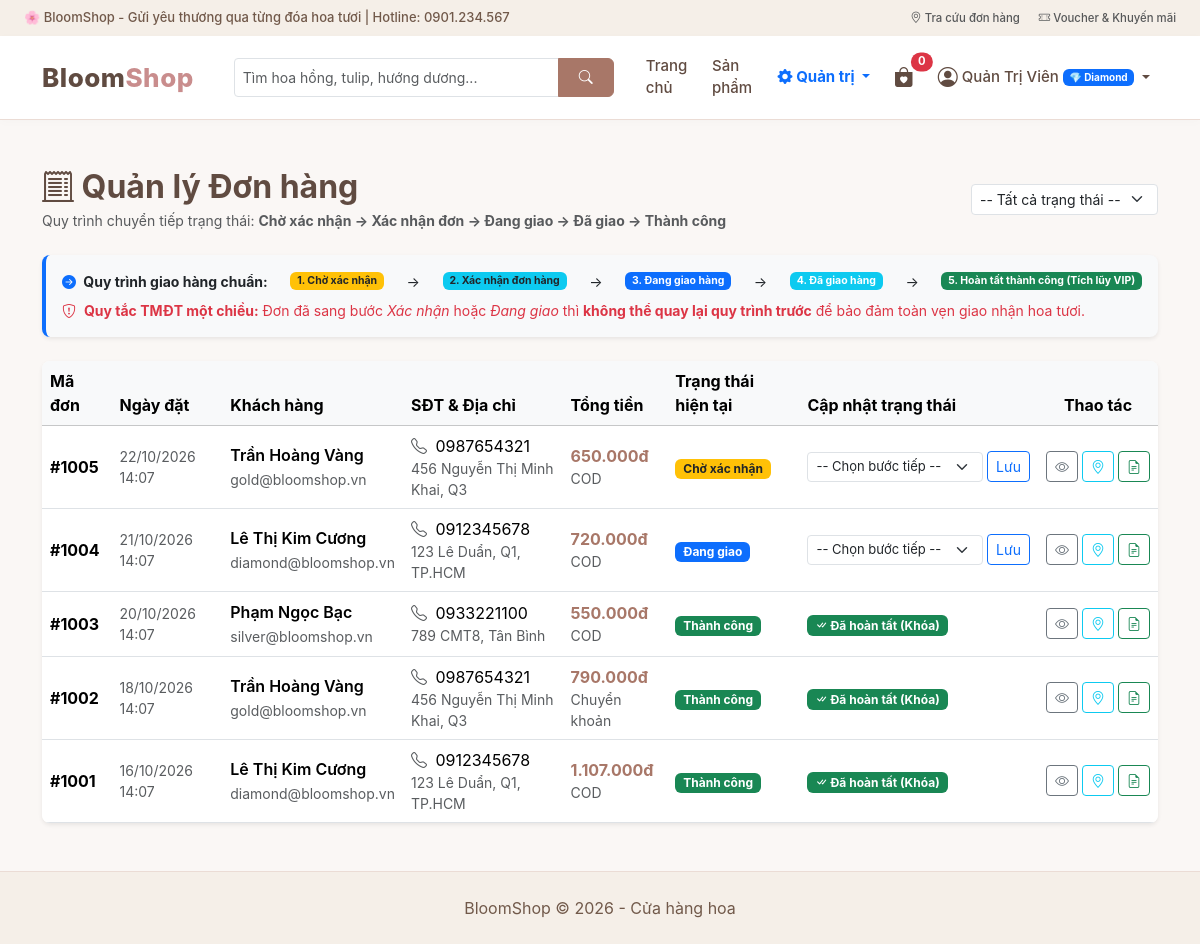
Screenshot of /controller/index.php?act=quanlydonhang (signed in) with the database file from the repository.
### tables this page shows
CREATE TABLE IF NOT EXISTS `donhang` (
  `id` INT AUTO_INCREMENT PRIMARY KEY,
  `user_id` INT DEFAULT NULL,
  `customer_name` VARCHAR(100) NOT NULL,
  `customer_email` VARCHAR(100) NOT NULL,
  `customer_phone` VARCHAR(20) NOT NULL,
  `customer_address` VARCHAR(255) NOT NULL,
  `note` TEXT DEFAULT NULL,
  `subtotal` DECIMAL(12,2) NOT NULL DEFAULT 0,
  `voucher_code` VARCHAR(50) DEFAULT NULL,
  `discount_amount` DECIMAL(12,2) DEFAULT 0,
  `total_price` DECIMAL(12,2) NOT NULL,
  `payment_method` VARCHAR(50) DEFAULT 'COD',
  `status` ENUM('cho_xac_nhan', 'xac_nhan', 'dang_giao', 'da_giao', 'thanh_cong', 'da_huy') DEFAULT 'cho_xac_nhan',
  `created_at` DATETIME DEFAULT CURRENT_TIMESTAMP,
  `updated_at` DATETIME DEFAULT CURRENT_TIMESTAMP ON UPDATE CURRENT_TIMESTAMP,
  FOREIGN KEY (`user_id`) REFERENCES `users`(`id`) ON DELETE SET NULL
);

### model/xl_database.php (called while the page is built, shortened)
<?php
class xl_data extends database
{
    public function readitem($sql, $params = [])
    {
        $conn = $this->connection_database();
        $stmt = $conn->prepare($sql);
        $stmt->execute($params);
        return $stmt->fetchAll(PDO::FETCH_ASSOC);
    }
}

### view/admin_donhang.php (the view, shortened to what this page needs)
<div class="container my-5">
    <div class="d-flex justify-content-between align-items-center mb-4 flex-wrap gap-2">
        <div>
            <h2 class="fw-bold mb-1" style="color: #604b41;">
                <i class="bi bi-receipt-cutoff"></i> Quản lý Đơn hàng
            </h2>
            <p class="text-muted small mb-0">
                Quy trình chuyển tiếp trạng thái:
                <strong>Chờ xác nhận &rarr; Xác nhận đơn &rarr; Đang giao &rarr; Đã giao &rarr; Thành công</strong>
            </p>
        </div>
        <form method="GET" action="index.php" class="d-flex gap-2 align-items-center">
            <select name="status" class="form-select form-select-sm" onchange="this.form.submit()">
                <option value="">-- Tất cả trạng thái --</option>
            </select>
        </form>
    </div>
    <div class="card border-0 shadow-sm p-3 mb-4 bg-light rounded-3 border-start border-4 border-primary">
        <div class="d-flex align-items-center justify-content-between flex-wrap gap-2 small mb-2">
            <span class="fw-bold text-dark"><i class="bi bi-arrow-right-circle-fill text-primary me-1"></i> Quy trình giao hàng chuẩn:</span>
            <span class="badge bg-warning text-dark">1. Chờ xác nhận</span> &rarr;
            <span class="badge bg-info text-dark">2. Xác nhận đơn hàng</span> &rarr;
            <span class="badge bg-primary">3. Đang giao hàng</span> &rarr;
            <span class="badge bg-info text-white">4. Đã giao hàng</span> &rarr;
            <span class="badge bg-success">5. Hoàn tất thành công (Tích lũy VIP)</span>
        </div>
        <div class="small text-danger">
            <i class="bi bi-shield-exclamation me-1"></i> <strong>Quy tắc TMĐT một chiều:</strong> Đơn đã sang bước <em>Xác nhận</em> hoặc <em>Đang giao</em> thì <strong>không thể quay lại quy trình trước</strong> để bảo đảm toàn vẹn giao nhận hoa tươi.
        </div>
    </div>
    <div class="card border-0 shadow-sm rounded-3 overflow-hidden bg-white">
        <div class="table-responsive">
            <table class="table table-hover align-middle mb-0">
                <thead class="table-light">
                    <tr>
                        <th>Mã đơn</th>
                        <th>Ngày đặt</th>
                        <th>Khách hàng</th>
                        <th>SĐT & Địa chỉ</th>
                        <th>Tổng tiền</th>
                        <th>Trạng thái hiện tại</th>
                        <th style="min-width: 200px;">Cập nhật trạng thái</th>
                        <th class="text-center">Thao tác</th>
                    </tr>
                </thead>
                <tbody>
                    <?php if (!empty($danhsach_dh)) { foreach ($danhsach_dh as $dh) {
                        $st = $dh['status'];
                    ?>
                        <tr>
                            <td class="fw-bold">#<?= $dh['id'] ?></td>
                            <td class="small text-muted"><?= date('d/m/Y H:i', strtotime($dh['created_at'])) ?></td>
                            <td>
                                <div class="fw-semibold"><?= htmlspecialchars($dh['customer_name']) ?></div>
                                <small class="text-muted"><?= htmlspecialchars($dh['customer_email']) ?></small>
                            </td>
                            <td>
                                <div><i class="bi bi-telephone text-muted me-1"></i> <?= htmlspecialchars($dh['customer_phone']) ?></div>
                                <div class="small text-muted" style="max-width: 200px;"><?= htmlspecialchars($dh['customer_address']) ?></div>
                            </td>
                            <td>
                                <span class="fw-bold price-text"><?= number_format($dh['total_price'], 0, ',', '.') ?>đ</span>
                                <div class="small text-muted"><?= htmlspecialchars($dh['payment_method']) ?></div>
                            </td>
                            <td>
                                <?php
                                    $badge = 'bg-secondary'; $txt = $st;
                                    if ($st == 'cho_xac_nhan') { $badge = 'bg-warning text-dark'; $txt = 'Chờ xác nhận'; }
                                    elseif ($st == 'xac_nhan') { $badge = 'bg-info text-dark'; $txt = 'Xác nhận đơn hàng'; }
                                    elseif ($st == 'dang_giao') { $badge = 'bg-primary'; $txt = 'Đang giao'; }
                                    elseif ($st == 'da_giao') { $badge = 'bg-info text-white'; $txt = 'Đã giao'; }
                                    elseif ($st == 'thanh_cong') { $badge = 'bg-success'; $txt = 'Thành công'; }
                                    elseif ($st == 'da_huy') { $badge = 'bg-danger'; $txt = 'Đã hủy'; }
                                ?>
                                <span class="badge <?= $badge ?> px-2 py-1"><?= $txt ?></span>
                            </td>
                            <td>
                                <?php
                                    $next_steps = [];
                                    if ($st == 'cho_xac_nhan') {
                                        $next_steps = [
                                            'xac_nhan' => '👉 Xác nhận đơn hàng',
                                            'da_huy'   => '❌ Hủy đơn hàng'
                                        ];
                                    } elseif ($st == 'xac_nhan') {
                                        $next_steps = [
                                            'dang_giao' => '🚚 Bắt đầu giao (Đang giao)',
                                            'da_huy'    => '❌ Hủy đơn hàng'
                                        ];
                                    } elseif ($st == 'dang_giao') {
                                        $next_steps = [
                                            'da_giao' => '📦 Đã giao hàng thành công',
                                            'da_huy'  => '❌ Giao thất bại / Hủy đơn'
                                        ];
                                    } elseif ($st == 'da_giao') {
                                        $next_steps = [
                                            'thanh_cong' => '🎉 Xác nhận Thành công (Chốt đơn)'
                                        ];
                                    }
                                ?>
                                <?php if (!empty($next_steps)) { ?>
                                    <form method="POST" action="index.php?act=doitrangthaidonhang" class="d-flex gap-1 align-items-center">
                                        <select name="new_status" class="form-select form-select-sm" style="font-size: 13px;" required>
                                            <option value="" disabled selected>-- Chọn bước tiếp --</option>
                                        </select>
                                        <button type="submit" name="capnhat_tt" class="btn btn-outline-primary btn-sm" title="Lưu chuyển tiếp trạng thái">
                                            Lưu
                                        </button>
                                    </form>
                                <?php } elseif ($st == 'thanh_cong') { ?>
                                    <span class="badge bg-success py-1 px-2"><i class="bi bi-check-all"></i> Đã hoàn tất (Khóa)</span>
                                <?php } elseif ($st == 'da_huy') { ?>
                                    <span class="badge bg-danger py-1 px-2"><i class="bi bi-x-circle"></i> Đã đóng hủy (Khóa)</span>
                                <?php } ?>
                            </td>
                            <td class="text-center">
                                <div class="d-flex gap-1 justify-content-center">
                                    <a href="index.php?act=chitietdonhang&id=<?= $dh['id'] ?>" class="btn btn-outline-secondary btn-sm" title="Xem chi tiết đơn">
                                        <i class="bi bi-eye"></i>
                                    </a>
                                    <a href="index.php?act=theodoigiaohang&id=<?= $dh['id'] ?>" class="btn btn-outline-info btn-sm" title="Xem hành trình">
                                        <i class="bi bi-geo-alt"></i>
                                    </a>
                                    <a href="index.php?act=inhoadon&id=<?= $dh['id'] ?>" target="_blank" class="btn btn-outline-success btn-sm" title="In / Xem hóa đơn">
                                        <i class="bi bi-file-earmark-text"></i>
                                    </a>
                                </div>
                            </td>
                        </tr>
                    <?php }} else { ?>
                        <tr>
                            <td colspan="8" class="text-center py-4 text-muted">Không có đơn hàng nào phù hợp.</td>
                        </tr>
                    <?php } ?>
                </tbody>
            </table>
        </div>
    </div>
</div>

### view/css/style.css (style rules this page uses)
:root { --bloom-primary: #a87768; --bloom-hover: #81594e; --bloom-dark: #604b41; --bloom-light: #faf7f5; --bloom-cream: #f5efe8; --bloom-accent: #c98d8d; --bloom-border: #ebdcd5; }
html { scroll-behavior: smooth; }
body { margin: 0; font-family: -apple-system, BlinkMacSystemFont, "Segoe UI", Roboto, "Helvetica Neue", Arial, sans-serif; background-color: var(--bloom-light); color: #4a3e3d; text-rendering: optimizeLegibility; -webkit-font-smoothing: antialiased; }
a { color: var(--bloom-primary); text-decoration: none; transition: color 0.2s ease; }
.table-responsive { -webkit-overflow-scrolling: touch; }
.price-text { color: var(--bloom-primary); font-size: 16px; font-weight: 700; }

### rows the page displays
donhang: id "1005", created_at "22/10/2026 14:07", customer_name "Trần Hoàng Vàng", customer_email "gold@bloomshop.vn", customer_phone "0987654321", customer_address "456 Nguyễn Thị Minh Khai, Q3", total_price "650.000", payment_method "COD", status "Chờ xác nhận"
donhang: id "1004", created_at "21/10/2026 14:07", customer_name "Lê Thị Kim Cương", customer_email "diamond@bloomshop.vn", customer_phone "0912345678", customer_address "123 Lê Duẩn, Q1, TP.HCM", total_price "720.000", payment_method "COD", status "Đang giao"
donhang: id "1003", created_at "20/10/2026 14:07", customer_name "Phạm Ngọc Bạc", customer_email "silver@bloomshop.vn", customer_phone "0933221100", customer_address "789 CMT8, Tân Bình", total_price "550.000", payment_method "COD", status "Thành công", shows "Đã hoàn tất (Khóa)"
donhang: id "1002", created_at "18/10/2026 14:07", customer_name "Trần Hoàng Vàng", customer_email "gold@bloomshop.vn", customer_phone "0987654321", customer_address "456 Nguyễn Thị Minh Khai, Q3", total_price "790.000", payment_method "Chuyển khoản", status "Thành công", shows "Đã hoàn tất (Khóa)"
donhang: id "1001", created_at "16/10/2026 14:07", customer_name "Lê Thị Kim Cương", customer_email "diamond@bloomshop.vn", customer_phone "0912345678", customer_address "123 Lê Duẩn, Q1, TP.HCM", total_price "1.107.000", payment_method "COD", status "Thành công", shows "Đã hoàn tất (Khóa)"

### other values shown
$cart_count "0"
$_SESSION['name'] "Quản Trị Viên"
